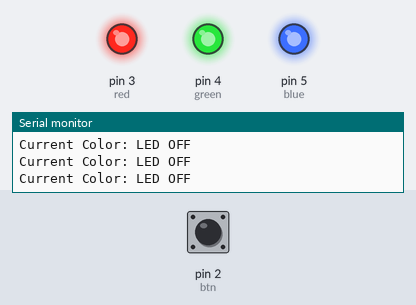
The sketch below on a simulated Arduino Uno, built with avr-gcc and run on an emulated ATmega328P. Shown: output pins drawn as LEDs (lit = HIGH), the last lines printed to the serial monitor. Dashed ring = blinking. The inputs (shaded band) are chosen by the test bench; at power-on: pin 2 (btn) LOW.

Above: at 1.2 s.
1.3 s: pin 2 (btn) pulled HIGH for 0.15 s
At 2.7 s:
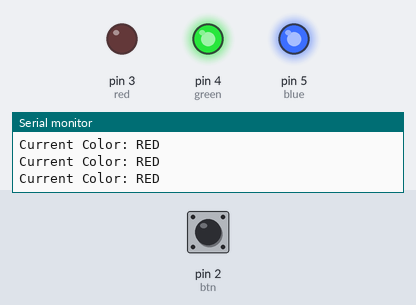
4.4 s: pin 2 (btn) pulled HIGH for 1 s
At 6.8 s:
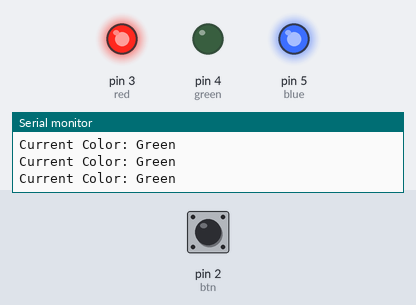
8.4 s: pin 2 (btn) pulled HIGH for 0.15 s
At 10.9 s:
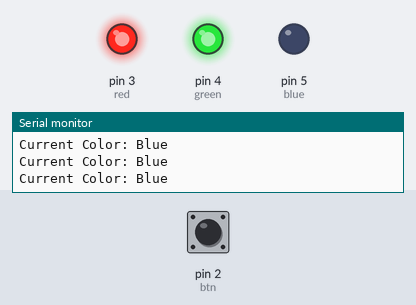
11.5 s: pin 2 (btn) pulled HIGH for 3.2 s
At 12.9 s:
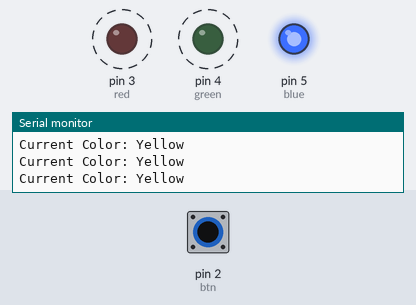
17.7 s: pin 2 (btn) pulled HIGH for 0.15 s
At 18.9 s:
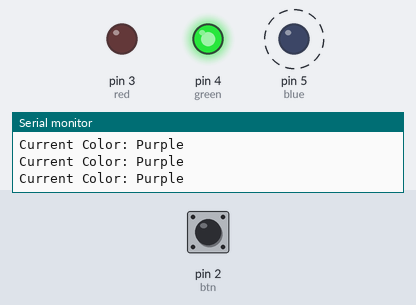
20.8 s: pin 2 (btn) pulled HIGH for 1 s
At 22.9 s:
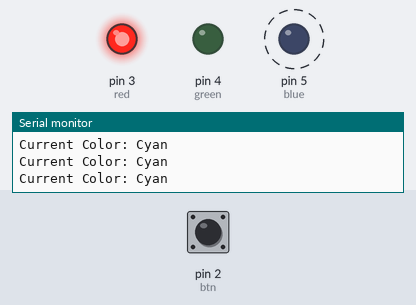
Timing chart, 0 to 25.8 s (numbered marks = the images above; inputs shaded):
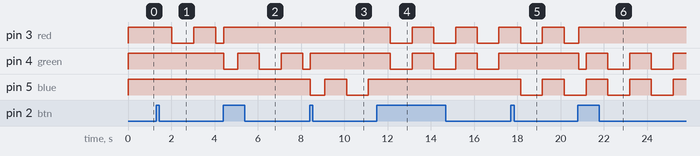

Measured:
- after the input at 1.3 s, pin 3 (red): HIGH → LOW after 0.71 s, → HIGH 1.0 s later, → LOW 1.0 s later
- after the input at 4.4 s, pin 4 (green): goes LOW 0.64 s, HIGH 1.0 s, LOW 1.0 s, HIGH 1.0 s, then LOW, starting at once
- after the input at 8.4 s, pin 5 (blue): HIGH → LOW at once, → HIGH 0.68 s later, → LOW 1.0 s later, → HIGH 1.0 s later
- after the input at 11.5 s, pin 3 (red), pin 4 (green): alternates HIGH for 1.0 s and LOW for 1.0 s, starting after 0.63 s; pin 5 (blue): stops changing and stays HIGH
- after the input at 17.7 s, pin 4 (green): stays HIGH (without the input it goes to LOW after 0.46 s); pin 5 (blue): HIGH → LOW after 0.46 s, → HIGH 1.0 s later, → LOW 1.0 s later
- after the input at 20.8 s, pin 4 (green): HIGH → LOW at once, then repeats every 2.0 s: HIGH 1.0 s, LOW 1.0 s

The sketch:

Blink_LED_WO_Delay.ino
```cpp
const int btn=2;
const int red=3;
const int green=4;
const int blue=5;

int btnState=1;
int ledState=LOW;
int LED=0;

bool btnPressed = false;
String color = "LED";
unsigned long previousMillis = 0;
const long interval = 1000;

void setup() {
  // put your setup code here, to run once:
  pinMode(red,OUTPUT);
  pinMode(green,OUTPUT);
  pinMode(blue,OUTPUT);
  pinMode(btn,INPUT);
  Serial.begin(9600);
}

void loop() {
  // put your main code here, to run repeatedly:
  btnState = digitalRead(btn);
  Serial.print("Current Color: ");
  Serial.println(color);
  if(btnState == HIGH && !btnPressed){
    LED = LED+1;
    btnPressed = true;
  }
  if(btnState == LOW && btnPressed){
    btnPressed = false;
  }
  unsigned long currentMillis = millis();
  if(currentMillis - previousMillis >=interval){
    previousMillis = currentMillis;
    if(ledState == LOW){
      ledState = HIGH;
    }else{
      ledState = LOW;
    }
  }
  if(LED == 0){
    color = "LED OFF";
    digitalWrite(red,HIGH);
    digitalWrite(green,HIGH);
    digitalWrite(blue,HIGH);
  }
  else if(LED == 1){
    color = "RED";
    if(ledState==LOW){
      digitalWrite(red,LOW);
      digitalWrite(green,HIGH);
      digitalWrite(blue,HIGH);
    }else{
      digitalWrite(red,HIGH);
      digitalWrite(green,HIGH);
      digitalWrite(blue,HIGH);
    }

  }
  else if(LED == 2){
    color = "Green";
    if(ledState==LOW){
      digitalWrite(red,HIGH);
      digitalWrite(green,LOW);
      digitalWrite(blue,HIGH);
    }else{
      digitalWrite(red,HIGH);
    digitalWrite(green,HIGH);
    digitalWrite(blue,HIGH);
    }

  }
  else if(LED == 3){
    color = "Blue";
    if(ledState==LOW){
      digitalWrite(red,HIGH);
      digitalWrite(green,HIGH);
      digitalWrite(blue,LOW);
    }else {
      digitalWrite(red,HIGH);
      digitalWrite(green,HIGH);
      digitalWrite(blue,HIGH);
    }

  }
  else if(LED == 4){
    color = "Yellow";
    if(ledState==LOW){
      digitalWrite(red,LOW);
      digitalWrite(green,LOW);
      digitalWrite(blue,HIGH);
    }else{
      digitalWrite(red,HIGH);
      digitalWrite(green,HIGH);
      digitalWrite(blue,HIGH);
    }

  }else if(LED == 5){
    color = "Purple";
    if(ledState==LOW){
      digitalWrite(red,LOW);
      digitalWrite(green,HIGH);
      digitalWrite(blue,LOW);
    }else{
      digitalWrite(red,HIGH);
      digitalWrite(green,HIGH);
      digitalWrite(blue,HIGH);
    }

  }else if(LED == 6){
    color = "Cyan";
    if(ledState==LOW){
      digitalWrite(red,HIGH);
      digitalWrite(green,LOW);
      digitalWrite(blue,LOW);
    }else{
      digitalWrite(red,HIGH);
      digitalWrite(green,HIGH);
      digitalWrite(blue,HIGH);
    }

  }else if(LED == 7){
    color = "White";
    if(ledState==LOW){
      digitalWrite(red,LOW);
      digitalWrite(green,LOW);
      digitalWrite(blue,LOW);
    }else{
      digitalWrite(red,HIGH);
      digitalWrite(green,HIGH);
      digitalWrite(blue,HIGH);
    }

  }else if(LED == 8){
    LED = 0;
  }
}
```
